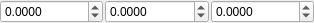
<?xml version="1.0" encoding="UTF-8"?>
<ui version="4.0">
 <class>EditableVec3Widget</class>
 <widget class="QWidget" name="EditableVec3Widget">
  <property name="geometry">
   <rect>
    <x>0</x>
    <y>0</y>
    <width>314</width>
    <height>20</height>
   </rect>
  </property>
  <property name="windowTitle">
   <string>Form</string>
  </property>
  <layout class="QHBoxLayout" name="horizontalLayout">
   <property name="spacing">
    <number>2</number>
   </property>
   <property name="leftMargin">
    <number>0</number>
   </property>
   <property name="topMargin">
    <number>0</number>
   </property>
   <property name="rightMargin">
    <number>0</number>
   </property>
   <property name="bottomMargin">
    <number>0</number>
   </property>
   <item>
    <widget class="QDoubleSpinBox" name="dsb_x">
     <property name="decimals">
      <number>4</number>
     </property>
     <property name="minimum">
      <double>-100.000000000000000</double>
     </property>
     <property name="maximum">
      <double>100.000000000000000</double>
     </property>
    </widget>
   </item>
   <item>
    <widget class="QDoubleSpinBox" name="dsb_y">
     <property name="decimals">
      <number>4</number>
     </property>
     <property name="minimum">
      <double>-100.000000000000000</double>
     </property>
     <property name="maximum">
      <double>100.000000000000000</double>
     </property>
    </widget>
   </item>
   <item>
    <widget class="QDoubleSpinBox" name="dsb_z">
     <property name="decimals">
      <number>4</number>
     </property>
     <property name="minimum">
      <double>-100.000000000000000</double>
     </property>
     <property name="maximum">
      <double>100.000000000000000</double>
     </property>
    </widget>
   </item>
  </layout>
 </widget>
 <resources/>
 <connections/>
</ui>
